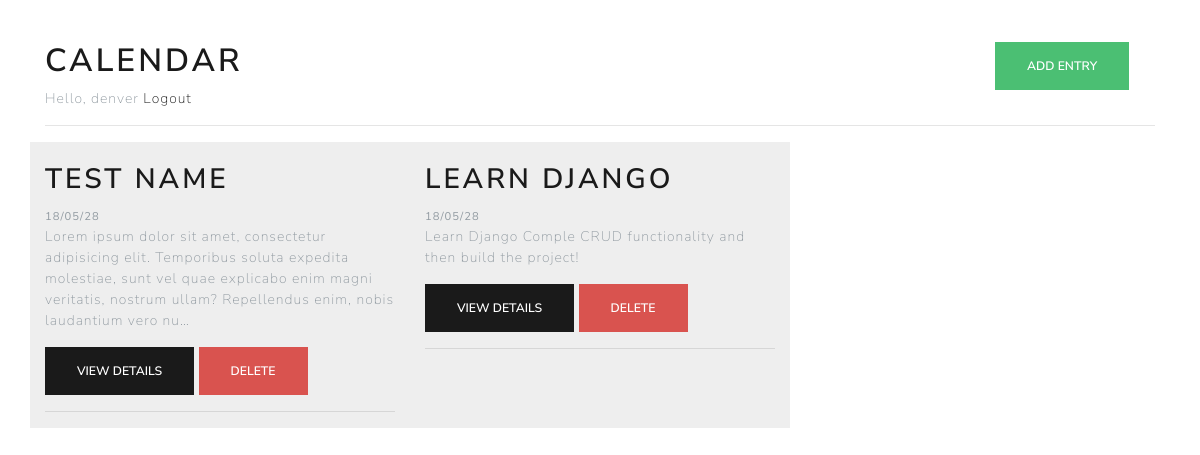
Page /calendar (signed in) on the committed database.
### myapp/models.py (models this page shows, shortened)
class Entry(models.Model):
	name = models.CharField(max_length=100)
	author = models.ForeignKey(User, on_delete=models.CASCADE)
	date = models.DateTimeField()
	description = models.TextField()
	created = models.DateTimeField(auto_now=True)

### myapp/views.py (the view)
# urls.py: path('calendar',views.calendar,name='calendar'),
@login_required
def calendar(request):
	entries = Entry.objects.filter(author=request.user)
	return render(request, 'myapp/calendar.html',{'entries': entries})

### myapp/templates/myapp/calendar.html
{% extends 'myapp/base.html' %}
{% block content %}
<br><br>
	<div class="container">
		<div class="row">
			<div class="col-lg-10">
				<h1>Calendar</h1>
				{% if request.user.is_authenticated %}
					<span>Hello, {{ request.user.username}}</span>
					<a href="/logout">Logout</a>
				{% endif %}
			</div>
			<div class="col-lg-2">
				<button type="button" class="btn btn-success" onclick="window.location='{% url 'add' %}'">Add Entry</button>
			</div>
		</div>
		<hr>
		<div class="row">
			{% for entry in entries %}
				{% include 'myapp/_calendar_entry.html' %}
			{% endfor %}
		</div>
	</div>
{% endblock %}

### myapp/templates/myapp/base.html (shortened to what this page needs)
<!DOCTYPE html>
<html lang="en">
<head>
	{% load static %}
	<link rel="stylesheet" href="{% static 'myapp/css/bootstrap.css' %}" >
	<link rel="stylesheet" href="{% static 'myapp/css/style.css' %}">
</head>
<body>
	{% block content %}
	{% endblock %}
</body>
</html>

### myapp/templates/myapp/_calendar_entry.html
<div class="calendar_entry col-lg-4">
	<br>
	<h2>{{ entry.name}}</h2>
	<small>{{ entry.date | date:"y/m/d"}}</small>
	<p>
		{{ entry.description|truncatechars:200}}
	</p>
	<button onclick=" window.location='{% url 'details' pk=entry.id %}' " class="btn btn-primary">View Details</button>
	<button data-id="{{ entry.id }}" onclick="deleteCalendarEntry(this)" class="btn btn-danger">Delete</button>
	<br><hr>
</div>

### myapp/static/myapp/css/style.css (style rules this page uses)
.calendar_entry { background-color: #eee; }
body, html { width: 100%; display: grid; }

### rows in the picture
Entry: name "TEST NAME", date "18/05/28", description "Lorem ipsum dolor sit amet, consectetur adipisicing elit. Temporibus soluta expedita molestiae, sunt vel quae explicabo enim magni veritatis, nostrum ullam? Repellendus enim, nobis laudantium vero nu…"
Entry: name "LEARN DJANGO", date "18/05/28", description "Learn Django Comple CRUD functionality and then build the project!"

### other values in the picture
{{ request.user.username }} "denver"
